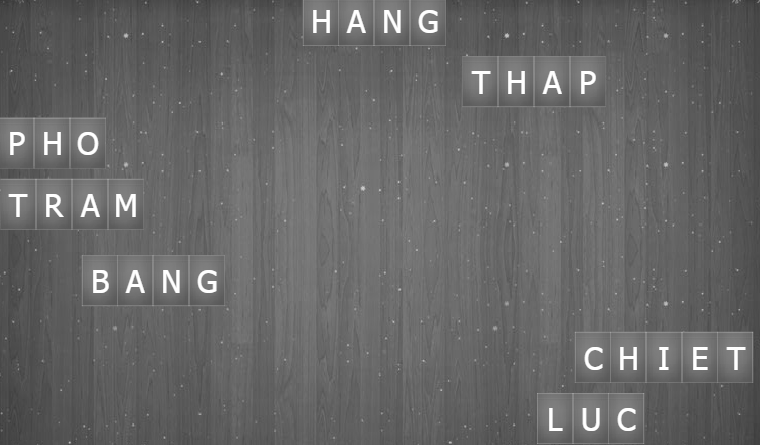
#> input picture grayscale_image.png, 760 x 445 px
$ python test_threshold.py
#> lines starting #> are read from the running program, lines starting #| are printed output that depends on the picture; after the words box and inside, x2 and y2 are one past the last pixel; in counts of white or black regions, pixels touching at a corner belong together
import cv2
im_gray = cv2.imread('./grayscale_image.png')
#> im_gray is the input picture: shape (445, 760, 3); min 56, max 255, mean 102.6
# (thresh, im_bw) = cv2.threshold(im_gray, 128,
                                # 255, cv2.THRESH_BINARY | cv2.THRESH_OTSU)
thresh = 210
im_bw = cv2.threshold(im_gray, thresh, 255, cv2.THRESH_BINARY)[1]
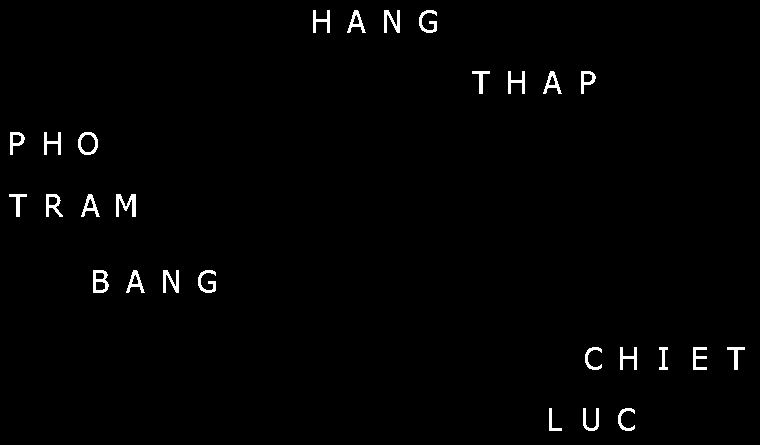
#> im_bw: shape (445, 760, 3); 1.3% white; 27 white regions, largest, box (x1, y1, x2, y2) and area: (116, 194, 136, 217) 241, (93, 270, 109, 293) 209, (384, 10, 400, 33) 197

# show the image
cv2.imshow("Image", im_bw)
cv2.waitKey(0)
cv2.imwrite('blackwhite_image.png', im_bw)
